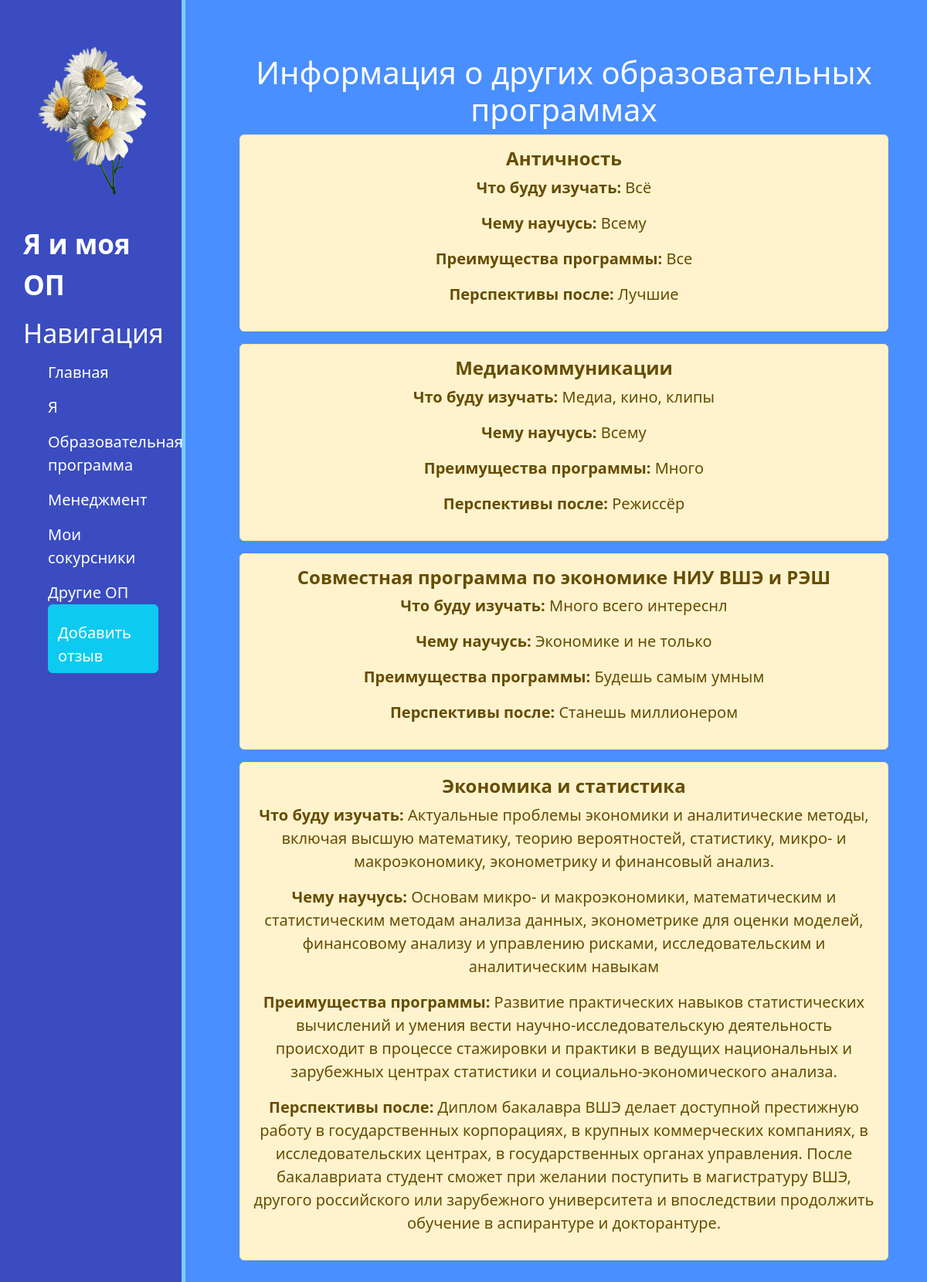
/forma/, run on the app's committed database.
### forma/models.py (models this page shows, shortened)
class Articles(models.Model):
    title = models.CharField("Название ОП")
    whatwilllearn = models.TextField("Что буду изучать")
    whatlearn = models.TextField("Чему научусь")
    pros = models.TextField("Преимущества программы")
    future = models.TextField("Перспективы после")
    class Meta:
        verbose_name = 'Другие образовательные программы'

### forma/views.py (the view)
# urls.py: path('', views.forma_home, name='forma_home'),
def forma_home(request):
    forma = Articles.objects.order_by('title')
    return render(request, 'forma/forma_home.html', {'forma': forma})

### forma/templates/forma/forma_home.html (shortened to what this page needs)
{% extends 'eduprogram/dadada.html' %}
{% load static %}
{% block content %}
<div class="features7">
    <h1>Информация о других образовательных программах</h1>
    {% for el in forma %}
        <div class="alert alert-warning">
            <h4><strong>{{ el.title }}</strong></h4>
            <p><strong>Что буду изучать:</strong> {{ el.whatwilllearn }}</p>
            <p><strong>Чему научусь:</strong> {{ el.whatlearn }}</p>
            <p><strong>Преимущества программы:</strong> {{ el.pros }}</p>
            <p><strong>Перспективы после:</strong> {{ el.future }}</p>
        </div>
    {% endfor %}
</div>
{% endblock %}

### eduprogram/templates/eduprogram/dadada.html (shortened to what this page needs)
{% load static %}
<!DOCTYPE html>
<html lang="en">
<head>
    <link rel="stylesheet" href="https://cdn.jsdelivr.net/npm/bootstrap@5.3.3/dist/css/bootstrap.min.css">
    <link rel="stylesheet" href = "{% static 'eduprogram/css/edup.css' %}">
</head>
<body>
    <aside>
        <img src="{% static 'eduprogram/img/ромашка.png' %}">
        <span class = "logo">Я и моя ОП</span>
        <h3>Навигация</h3>
        <ul>
            <a href="{% url 'home' %}"><li>Главная</li></a>
            <a href="{% url 'bocharovadaria' %}"><li>Я</li></a>
            <a href="{% url 'educationalprogram' %}"><li>Образовательная программа</li></a>
            <a href="{% url 'manager' %}"><li>Менеджмент</li></a>
            <a href="{% url 'groupmates' %}"><li>Мои сокурсники</li></a>
            <a href="{% url 'forma_home' %}"><li>Другие ОП</li></a>
            <a href="{% url 'create' %}"><button class="btn btn-info"><li>Добавить отзыв</li></a>
        </ul>
    </aside>
    <main>
    {% block content %}
    {% endblock %}
    </main>
</body>
</html>

### eduprogram/static/eduprogram/css/edup.css (style rules this page uses)
body { background-color: rgb(73, 143, 255); }
aside { float: left; width: 20%; background-color: rgb(58, 76, 192); padding: 2.5%; height: 500vh; color:rgb(255, 255, 255); border-right: 5px solid #7aceff }
aside .logo { font-size: 35px; font-weight: bold; text-align: center; float: center; }
aside img { width: 195px; float: center; }
aside h3 { margin-top: 16px; font-size: 34px; }
aside ul { list-style: none; }
aside ul a { text-decoration: none; color: inherit; }
aside ul li { color: rgb(255, 255, 255); display: block; margin-top: 15px; transition: all 0.6s; text-align: left; font-size: 20px; }
.features7 { float: left; color: rgb(255, 255, 255); margin-top: 70px; text-align: center; width: 70%; transform: translate(70px); font-size: 20px }

### data on the page
Articles: title "Античность", whatwilllearn "Всё", whatlearn "Всему", pros "Все", future "Лучшие"
Articles: title "Медиакоммуникации", whatwilllearn "Медиа, кино, клипы", whatlearn "Всему", pros "Много", future "Режиссёр"
Articles: title "Совместная программа по экономике НИУ ВШЭ и РЭШ", whatwilllearn "Много всего интереснл", whatlearn "Экономике и не только", pros "Будешь самым умным", future "Станешь миллионером"
Articles: title "Экономика и статистика", whatwilllearn "Актуальные проблемы экономики и аналитические методы, включая высшую математику, теорию вероятностей, статистику, микро- и макроэкономику, эконометрику и финансовый анализ.", whatlearn "Основам микро- и макроэкономики, математическим и статистическим методам анализа данных, эконометрике для оценки моделей, финансовому анализу и управлению рисками, исследовательским и аналитическим навыкам", pros "Развитие практических навыков статистических вычислений и умения вести научно-исследовательскую деятельность происходит в процессе стажировки и практики в ведущих национальных и зарубежных центрах статистики и социально-экономического анализа.", future "Диплом бакалавра ВШЭ делает доступной престижную работу в государственных корпорациях, в крупных коммерческих компаниях, в исследовательских центрах, в государственных органах управления. После бакалавриата студент сможет при желании поступить в магистратуру ВШЭ, другого российского или зарубежного университета и впоследствии продолжить обучение в аспирантуре и докторантуре."
